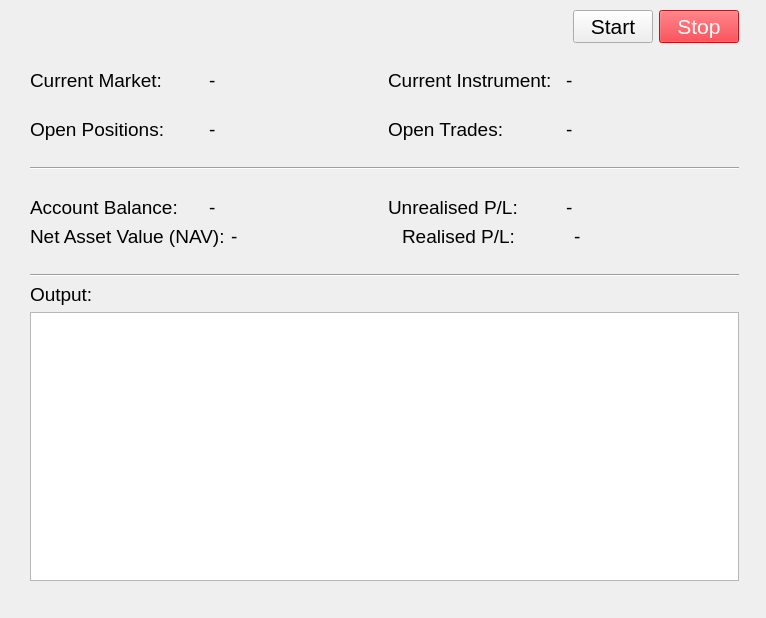
<?xml version="1.0" encoding="UTF-8"?>
<ui version="4.0">
 <class>pyTrade</class>
 <widget class="QWidget" name="pyTrade">
  <property name="geometry">
   <rect>
    <x>0</x>
    <y>0</y>
    <width>766</width>
    <height>618</height>
   </rect>
  </property>
  <property name="windowTitle">
   <string>pyTrade</string>
  </property>
  <property name="windowIcon">
   <iconset resource="resources.qrc">
    <normaloff>:/images/images/icon_32.png</normaloff>:/images/images/icon_32.png</iconset>
  </property>
  <widget class="QWidget" name="layoutWidget">
   <property name="geometry">
    <rect>
     <x>30</x>
     <y>10</y>
     <width>709</width>
     <height>571</height>
    </rect>
   </property>
   <layout class="QVBoxLayout" name="verticalLayout_3">
    <item>
     <layout class="QVBoxLayout" name="verticalLayout">
      <item>
       <layout class="QHBoxLayout" name="horizontalLayout_2">
        <item>
         <widget class="QLabel" name="lb_logo">
          <property name="text">
           <string/>
          </property>
          <property name="pixmap">
           <pixmap resource="resources.qrc">:/images/images/logo_gui.png</pixmap>
          </property>
          <property name="scaledContents">
           <bool>true</bool>
          </property>
         </widget>
        </item>
        <item>
         <spacer name="horizontalSpacer">
          <property name="orientation">
           <enum>Qt::Orientation::Horizontal</enum>
          </property>
          <property name="sizeHint" stdset="0">
           <size>
            <width>258</width>
            <height>20</height>
           </size>
          </property>
         </spacer>
        </item>
        <item>
         <layout class="QHBoxLayout" name="horizontalLayout">
          <item>
           <widget class="QPushButton" name="pb_Start">
            <property name="font">
             <font>
              <pointsize>16</pointsize>
             </font>
            </property>
            <property name="text">
             <string>Start</string>
            </property>
            <property name="checkable">
             <bool>true</bool>
            </property>
           </widget>
          </item>
          <item>
           <widget class="QPushButton" name="pb_Stop">
            <property name="enabled">
             <bool>false</bool>
            </property>
            <property name="font">
             <font>
              <pointsize>16</pointsize>
             </font>
            </property>
            <property name="styleSheet">
             <string notr="true">background-color: rgb(224, 27, 36);
color: white;
</string>
            </property>
            <property name="text">
             <string>Stop</string>
            </property>
           </widget>
          </item>
         </layout>
        </item>
       </layout>
      </item>
      <item>
       <spacer name="horizontalSpacer_2">
        <property name="orientation">
         <enum>Qt::Orientation::Horizontal</enum>
        </property>
        <property name="sizeHint" stdset="0">
         <size>
          <width>678</width>
          <height>20</height>
         </size>
        </property>
       </spacer>
      </item>
      <item>
       <layout class="QHBoxLayout" name="horizontalLayout_4">
        <item>
         <widget class="QLabel" name="lb_Title_1">
          <property name="font">
           <font>
            <pointsize>14</pointsize>
           </font>
          </property>
          <property name="text">
           <string>Current Market:</string>
          </property>
         </widget>
        </item>
        <item>
         <widget class="QLabel" name="lb_market">
          <property name="font">
           <font>
            <pointsize>14</pointsize>
           </font>
          </property>
          <property name="text">
           <string>-</string>
          </property>
         </widget>
        </item>
        <item>
         <widget class="QLabel" name="lb_title_2">
          <property name="font">
           <font>
            <pointsize>14</pointsize>
           </font>
          </property>
          <property name="text">
           <string>Current Instrument: </string>
          </property>
         </widget>
        </item>
        <item>
         <widget class="QLabel" name="lb_instr">
          <property name="font">
           <font>
            <pointsize>14</pointsize>
           </font>
          </property>
          <property name="text">
           <string>-</string>
          </property>
         </widget>
        </item>
       </layout>
      </item>
     </layout>
    </item>
    <item>
     <spacer name="horizontalSpacer_3">
      <property name="orientation">
       <enum>Qt::Orientation::Horizontal</enum>
      </property>
      <property name="sizeHint" stdset="0">
       <size>
        <width>40</width>
        <height>20</height>
       </size>
      </property>
     </spacer>
    </item>
    <item>
     <layout class="QVBoxLayout" name="verticalLayout_2">
      <item>
       <layout class="QHBoxLayout" name="horizontalLayout_8">
        <item>
         <widget class="QLabel" name="lb_AB_3">
          <property name="font">
           <font>
            <pointsize>14</pointsize>
           </font>
          </property>
          <property name="text">
           <string>Open Positions:</string>
          </property>
         </widget>
        </item>
        <item>
         <widget class="QLabel" name="lb_ac_openpos">
          <property name="font">
           <font>
            <pointsize>14</pointsize>
           </font>
          </property>
          <property name="midLineWidth">
           <number>0</number>
          </property>
          <property name="text">
           <string>-</string>
          </property>
          <property name="textFormat">
           <enum>Qt::TextFormat::PlainText</enum>
          </property>
          <property name="margin">
           <number>2</number>
          </property>
         </widget>
        </item>
        <item>
         <widget class="QLabel" name="lb_AB_4">
          <property name="font">
           <font>
            <pointsize>14</pointsize>
           </font>
          </property>
          <property name="text">
           <string>Open Trades:</string>
          </property>
         </widget>
        </item>
        <item>
         <widget class="QLabel" name="lb_ac_opentrades">
          <property name="font">
           <font>
            <pointsize>14</pointsize>
           </font>
          </property>
          <property name="midLineWidth">
           <number>0</number>
          </property>
          <property name="text">
           <string>-</string>
          </property>
          <property name="textFormat">
           <enum>Qt::TextFormat::PlainText</enum>
          </property>
          <property name="margin">
           <number>2</number>
          </property>
         </widget>
        </item>
       </layout>
      </item>
      <item>
       <spacer name="horizontalSpacer_4">
        <property name="orientation">
         <enum>Qt::Orientation::Horizontal</enum>
        </property>
        <property name="sizeHint" stdset="0">
         <size>
          <width>40</width>
          <height>20</height>
         </size>
        </property>
       </spacer>
      </item>
      <item>
       <widget class="Line" name="line">
        <property name="orientation">
         <enum>Qt::Orientation::Horizontal</enum>
        </property>
       </widget>
      </item>
      <item>
       <spacer name="horizontalSpacer_6">
        <property name="orientation">
         <enum>Qt::Orientation::Horizontal</enum>
        </property>
        <property name="sizeHint" stdset="0">
         <size>
          <width>40</width>
          <height>20</height>
         </size>
        </property>
       </spacer>
      </item>
      <item>
       <layout class="QHBoxLayout" name="horizontalLayout_3">
        <item>
         <widget class="QLabel" name="lb_AB">
          <property name="font">
           <font>
            <pointsize>14</pointsize>
           </font>
          </property>
          <property name="text">
           <string>Account Balance: </string>
          </property>
         </widget>
        </item>
        <item>
         <widget class="QLabel" name="lb_ac_balance">
          <property name="font">
           <font>
            <pointsize>14</pointsize>
           </font>
          </property>
          <property name="midLineWidth">
           <number>0</number>
          </property>
          <property name="text">
           <string>-</string>
          </property>
          <property name="textFormat">
           <enum>Qt::TextFormat::PlainText</enum>
          </property>
          <property name="margin">
           <number>2</number>
          </property>
         </widget>
        </item>
        <item>
         <widget class="QLabel" name="lb_AB_5">
          <property name="font">
           <font>
            <pointsize>14</pointsize>
           </font>
          </property>
          <property name="text">
           <string>Unrealised P/L:</string>
          </property>
         </widget>
        </item>
        <item>
         <widget class="QLabel" name="lb_ac_unrealPL">
          <property name="font">
           <font>
            <pointsize>14</pointsize>
           </font>
          </property>
          <property name="midLineWidth">
           <number>0</number>
          </property>
          <property name="text">
           <string>-</string>
          </property>
          <property name="textFormat">
           <enum>Qt::TextFormat::PlainText</enum>
          </property>
          <property name="margin">
           <number>2</number>
          </property>
         </widget>
        </item>
       </layout>
      </item>
      <item>
       <layout class="QHBoxLayout" name="horizontalLayout_5">
        <item>
         <widget class="QLabel" name="lb_AB_2">
          <property name="font">
           <font>
            <pointsize>14</pointsize>
           </font>
          </property>
          <property name="text">
           <string>Net Asset Value (NAV):</string>
          </property>
         </widget>
        </item>
        <item>
         <widget class="QLabel" name="lb_ac_NAV">
          <property name="font">
           <font>
            <pointsize>14</pointsize>
           </font>
          </property>
          <property name="midLineWidth">
           <number>0</number>
          </property>
          <property name="text">
           <string>-</string>
          </property>
          <property name="textFormat">
           <enum>Qt::TextFormat::PlainText</enum>
          </property>
          <property name="margin">
           <number>2</number>
          </property>
         </widget>
        </item>
        <item>
         <widget class="QLabel" name="lb_AB_6">
          <property name="font">
           <font>
            <pointsize>14</pointsize>
           </font>
          </property>
          <property name="text">
           <string>Realised P/L:</string>
          </property>
         </widget>
        </item>
        <item>
         <widget class="QLabel" name="lb_ac_realPL">
          <property name="font">
           <font>
            <pointsize>14</pointsize>
           </font>
          </property>
          <property name="midLineWidth">
           <number>0</number>
          </property>
          <property name="text">
           <string>-</string>
          </property>
          <property name="textFormat">
           <enum>Qt::TextFormat::PlainText</enum>
          </property>
          <property name="margin">
           <number>2</number>
          </property>
         </widget>
        </item>
       </layout>
      </item>
      <item>
       <spacer name="horizontalSpacer_5">
        <property name="orientation">
         <enum>Qt::Orientation::Horizontal</enum>
        </property>
        <property name="sizeHint" stdset="0">
         <size>
          <width>40</width>
          <height>20</height>
         </size>
        </property>
       </spacer>
      </item>
      <item>
       <widget class="Line" name="line_2">
        <property name="orientation">
         <enum>Qt::Orientation::Horizontal</enum>
        </property>
       </widget>
      </item>
      <item>
       <widget class="QLabel" name="lb_Output">
        <property name="font">
         <font>
          <pointsize>14</pointsize>
         </font>
        </property>
        <property name="text">
         <string>Output:</string>
        </property>
       </widget>
      </item>
      <item>
       <widget class="QPlainTextEdit" name="pte_logOutput"/>
      </item>
     </layout>
    </item>
   </layout>
  </widget>
 </widget>
 <resources>
  <include location="resources.qrc"/>
  <include location="../.designer/backup/resources.qrc"/>
 </resources>
 <connections/>
</ui>
